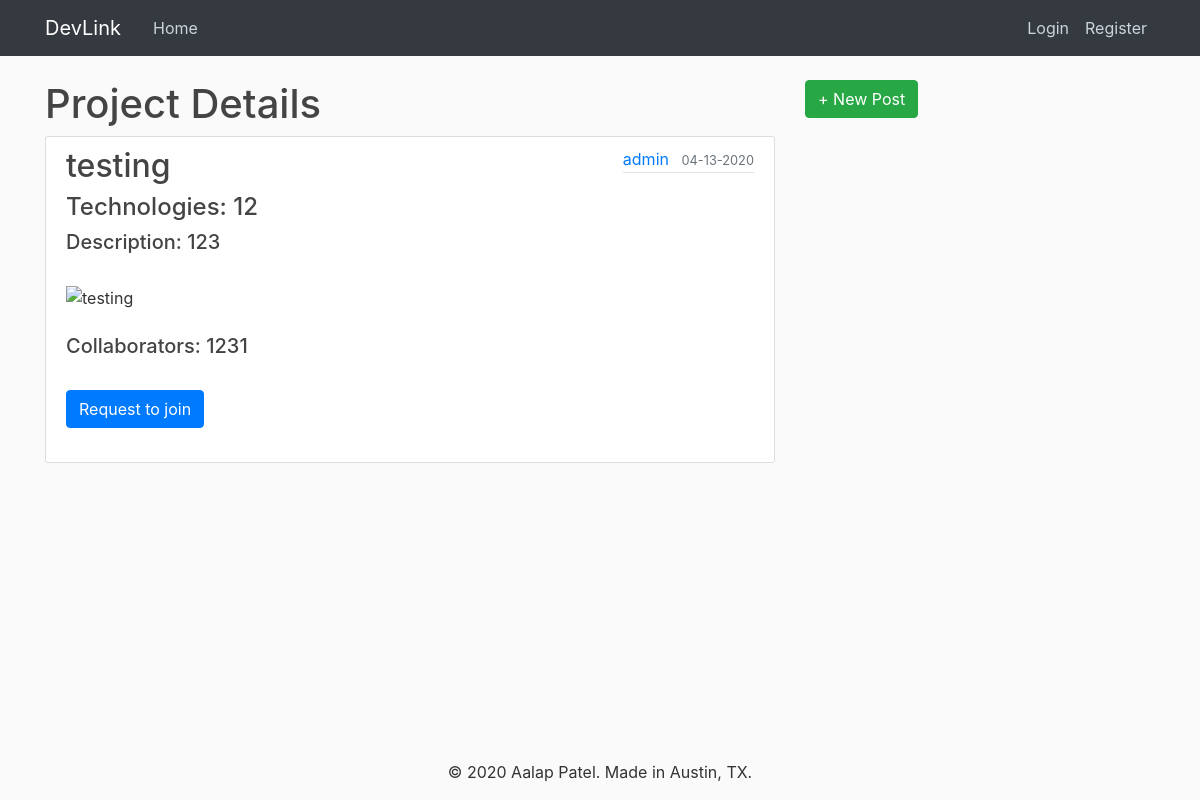
Screenshot of /post/2 with the database file from the repository.
### devlink/models.py (models this page shows, shortened)
class Post(db.Model):
    id = db.Column(db.Integer, primary_key=True)
    title = db.Column(db.String(100), nullable=False)
    date_posted = db.Column(db.DateTime, nullable=False,
                            default=datetime.utcnow)
    content = db.Column(db.Text, nullable=False)
    technologies = db.Column(db.Text, nullable=False)
    collaborators = db.Column(db.Text, nullable=False)
    user_id = db.Column(db.Integer, db.ForeignKey('user.id'), nullable=False)

class User(db.Model, UserMixin):
    id = db.Column(db.Integer, primary_key=True)
    username = db.Column(db.String(20), unique=True, nullable=False)
    email = db.Column(db.String(120), unique=True, nullable=False)
    image_file = db.Column(db.String(20), nullable=False,
                           default='default.jpg')
    password = db.Column(db.String(60), nullable=False)
    posts = db.relationship('Post', backref='author', lazy=True)

### devlink/routes.py (the view)
@app.route("/post/<post_id>")
def post(post_id):
    post = Post.query.get_or_404(post_id)
    return render_template('post.html', title=post.title, post=post)

### devlink/templates/post.html (shortened to what this page needs)
{% extends "layout.html" %}
{% block content %}
<h1>Project Details</h1>
        <article class="media content-section">
          <div class="media-body">
            <h2 class="article-title">{{ post.title }}</h2>
            <h4 class="article-content">Technologies: {{ post.technologies }}</h4>
            <h5 class="article-content">Description: {{ post.content }}</h5>
            <br>
            <img class="d-block w-100" src="https://upload.wikimedia.org/wikipedia/commons/thumb/d/d9/Node.js_logo.svg/1200px-Node.js_logo.svg.png" alt="{{post.title}}">
            <br>
             <h5 class="article-content">Collaborators: {{ post.collaborators }}</h5>
             <br>
            <a class="btn btn-primary" href="mailto:{{post.author.email}}?Subject=[DevLink]%20Request%20to%20join%20{{post.title}}" target="_top">Request to join</a>
            <br><br>
          </div>
             <div class="article-metadata">
              <a class="mr-2" href="#">{{ post.author.username }}</a>
              <small class="text-muted">{{ post.date_posted.strftime('%m-%d-%Y') }}</small>
          </div>
        </article>
{% endblock content %}

### devlink/static/main.css (style rules this page uses)
body { background: #fafafa; color: #333333; margin-top: 5rem; }
h1, h2, h3, h4, h5, h6 { color: #444444; }
.content-section { background: #ffffff; padding: 10px 20px; border: 1px solid #dddddd; border-radius: 3px; margin-bottom: 20px; }
.article-title { color: #444444; }
.article-content { white-space: pre-line; }
.article-metadata { padding-bottom: 1px; margin-bottom: 4px; border-bottom: 1px solid #e3e3e3 }

### rows the page displays
Post: title "testing", technologies "12", content "123", collaborators "1231", date_posted "04-13-2020"
User: author.username "admin"
